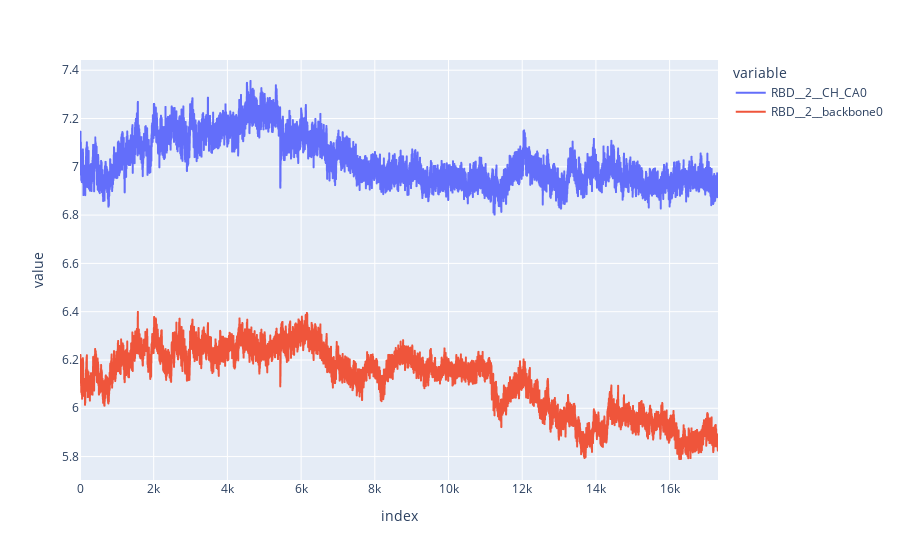

Notebook code for this chart:
### Code cell
px.line(closed_df,y=['RBD__2__CH_CA0','RBD__2__backbone0'])

### Figure 1 — Plotly figure (JSON) as saved in the notebook; plotly's stock layout.template omitted (floating-point values rounded to 4 significant figures; data arrays with more than 128 entries replaced by an {"elided": "..."} marker saying what was removed)
{"data": [{"hovertemplate": "variable=RBD__2__CH_CA0<br>index=%{x}<br>value=%{y}<extra></extra>", "legendgroup": "RBD__2__CH_CA0", "line": {"color": "#636efa", "dash": "solid"}, "mode": "lines", "name": "RBD__2__CH_CA0", "showlegend": true, "type": "scattergl", "x": {"elided": "17314 int values"}, "xaxis": "x", "y": {"elided": "17314 float values"}, "yaxis": "y"}, {"hovertemplate": "variable=RBD__2__backbone0<br>index=%{x}<br>value=%{y}<extra></extra>", "legendgroup": "RBD__2__backbone0", "line": {"color": "#EF553B", "dash": "solid"}, "mode": "lines", "name": "RBD__2__backbone0", "showlegend": true, "type": "scattergl", "x": {"elided": "17314 int values"}, "xaxis": "x", "y": {"elided": "17314 float values"}, "yaxis": "y"}], "layout": {"legend": {"title": {"text": "variable"}, "tracegroupgap": 0}, "margin": {"t": 60}, "xaxis": {"anchor": "y", "domain": [0, 1], "title": {"text": "index"}}, "yaxis": {"anchor": "x", "domain": [0, 1], "title": {"text": "value"}}}}
